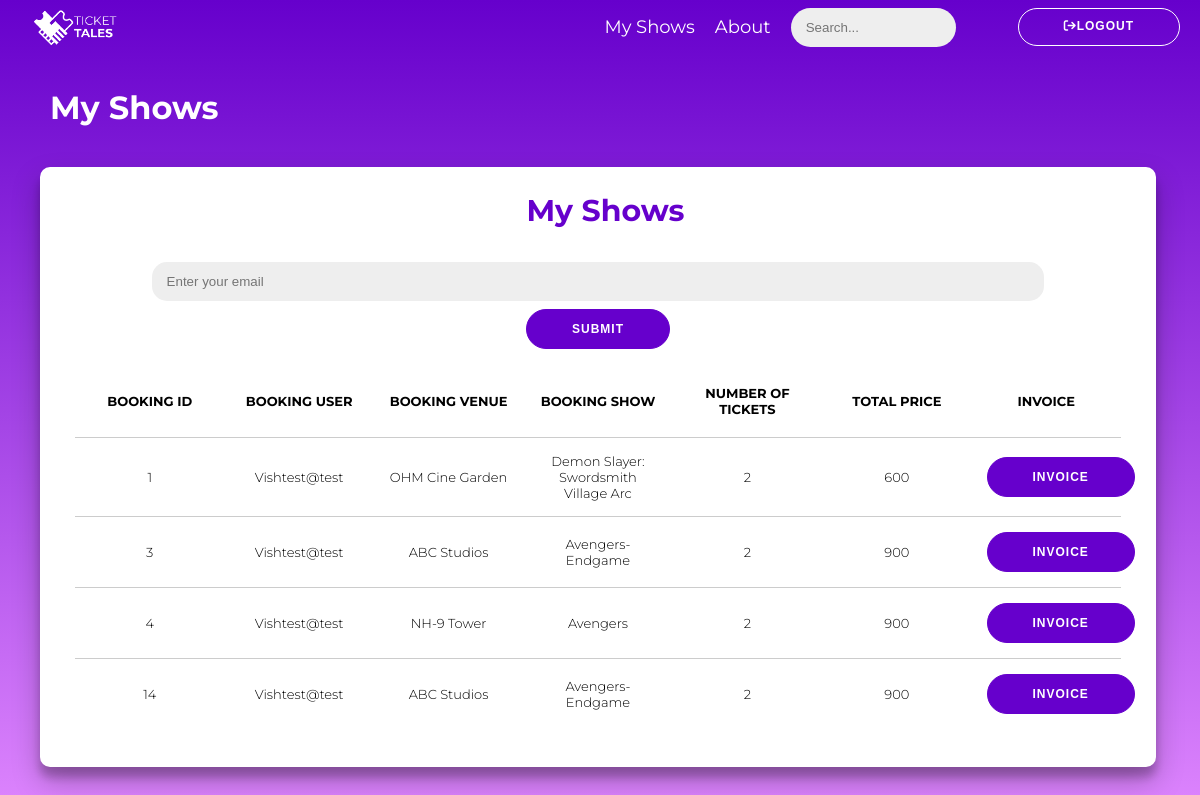
/my_shows/Vishtest@test, run on an earlier commit of the app's database.
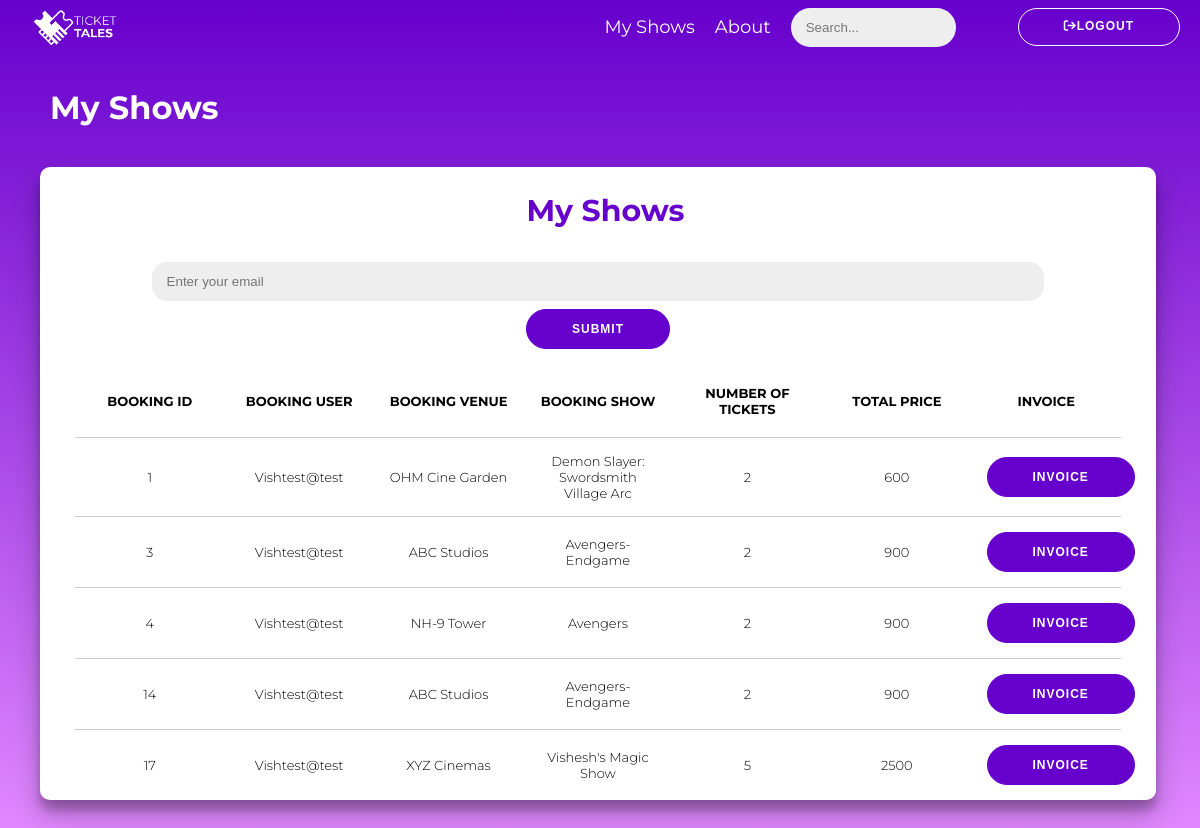
And on a later commit of the database.
### application/models.py (models this page shows)
class bookings(db.Model):
    __tablename__ = 'bookings'
    booking_id = db.Column(db.Integer(), primary_key = True, autoincrement = True)
    booking_user = db.Column(db.String(50), db.ForeignKey('users.user_email'))
    booking_venue = db.Column(db.Integer(), db.ForeignKey('venues.venue_id'))
    booking_show = db.Column(db.Integer(), db.ForeignKey('shows.show_id'))
    num_tickets = db.Column(db.Integer(), nullable = False)
    total__price = db.Column(db.Integer(), nullable = False)
    venue_name = db.Column(db.String(50), db.ForeignKey('venues.venue_name'))
    show_name = db.Column(db.String(50), db.ForeignKey('shows.show_name'))

### application/controllers.py (the view)
@app.route('/my_shows/<string:user_email>', methods=['GET', 'POST'])
def user_shows(user_email):
    alert = None
    booking = bookings.query.filter_by(booking_user=user_email).all()
    if booking is None:
        alert = 'No bookings found.'
    return render_template('my_shows.html', booking=booking, alert=alert)

### templates/my_shows.html (shortened to what this page needs)
{% extends "user-nav.html" %}
{% block css %}<link rel="stylesheet" type="text/css" href="{{ url_for('static',filename = 'css/home.css') }}">{% endblock %}
{% block body %}
<h1>My Shows</h1>
<div class = "container-2">
    <div class = "shows">
        <h2>My Shows</h2>
        <div class = "show">
            <div>
                <form class = "enter-email" method="post">
                    <input type = "text" onload="loadEmail()" name = "user_email" placeholder = "Enter your email" required>
                    <button type = "submit" name = "submit">Submit</button>
                </form>
            </div>
            <table cellpadding="0" cellspacing="0" border="0">
                <thead>
                    <tr>
                        <th>Booking ID</th>
                        <th>Booking User</th>
                        <th>Booking Venue</th>
                        <th>Booking Show</th>
                        <th>Number of Tickets</th>
                        <th>Total Price</th>
                        <th>Invoice</th>
                    </tr>
                </thead>
                <tbody>
                    {% for booking in booking %}
                    <tr>
                        <td>{{ booking['booking_id'] }}</td>
                        <td>{{ booking['booking_user'] }}</td>
                        <td>{{ booking['venue_name'] }}</td>
                        <td>{{ booking['show_name'] }}</td>
                        <td>{{ booking['num_tickets'] }}</td>
                        <td>{{ booking['total__price'] }}</td>
                        <td><a href ="/invoice/{{booking['booking_id']}}"><button class = "book-show">Invoice</button></a></td>
                    </tr>
                    {% endfor %}
                </tbody>
            </table>
    </div>
</div>
{% endblock %}

### templates/user-nav.html (shortened to what this page needs)
<html>
    <head>
        {% block css %} {% endblock %}
    </head>
    <body>
        <header>
            <nav>
                <div class="navbar-logo">
                  <a href="#">
                    <img src="{{ url_for('static', filename='img/solid white.png') }}" alt="Your Logo">
                  </a>
                </div>
                <ul class="navbar-links">
                  <li><a href="/my_shows">My Shows</a></li>
                  <li><a href="/about">About</a></li>
                  <li>
                    <form class = "search",  method="post", action="/search">
                      <input type="text" name ="search" placeholder="Search...">
                    </form>
                  </li>
                  <a href="/login"><button class="btn"><i class="fa-solid fa-arrow-right-from-bracket"></i>Logout</button></a>
                </ul>
            </nav>
        </header>
{% block body %} {% endblock %}
    </body>
</html>

### static/css/home.css (style rules this page uses)
* { box-sizing: border-box; }
body { background: linear-gradient(#6600cc, #e189ff) no-repeat center fixed; display: flexbox; justify-content: center; align-items: center; flex-direction: column; font-family: 'Montserrat', sans-serif; height: 100vh; margin: -20px 0 50px; position: relative; }
h1 { display: block ; font-weight: bold; margin-bottom: 10px; margin-left: 50px; color: #FFFFFF; }
h2 { margin-left: 15px; }
a { color: #333; font-size: 14px; text-decoration: none; margin: 15px 0; }
button { border-radius: 20px; border: 1px solid #6600cc; background-color: #6600cc; color: #FFFFFF; font-size: 12px; font-weight: bold; padding: 12px 45px; letter-spacing: 1px; text-transform: uppercase; transition: transform 80ms ease-in; cursor: pointer; }
button.btn { background-color: transparent; border-color: #FFFFFF; cursor: pointer; padding-top: 10px; }
nav { display: flex; justify-content: space-between; align-items: center; height: 80px; padding: 0 20px; margin-top: 7px; width: 100%; background: #6600cc; background: linear-gradient(#6600cc, #e189ff) no-repeat center fixed; z-index: 10; }
.navbar-logo img { position: static; height: 110px; right: auto; }
.navbar-links { list-style: none; display: flex; align-items: center; }
.navbar-links li { margin-right: 20px; }
.navbar-links li a { color: #fff; text-decoration: none; font-size: 18px; transition: all 0.3s ease; }
.navbar-links li input { border-radius: 20px; background-color: #eee; border: none; padding: 12px 15px; margin: 8px 0; width: 80%; }
input { background-color: #eee; border: none; padding: 12px 15px; margin: 8px 0; width: 80%; }
.container-2 { display: flexbox; background-color: #fff; border-radius: 10px; box-shadow: 0 14px 28px rgba(0,0,0,0.25), 0 10px 10px rgba(0,0,0,0.22); position: relative; overflow: hidden; margin: 40px; width: 93vw; max-width: 100%; min-height: 600px; }
.shows { background-color: rgba(255,255,255,0.3); align-items: center; }
.shows h2 { color: #6600cc; font-size: 30px; text-align: center; }
table { width:100%; table-layout: fixed; padding: 0 35px; }
th { padding: 20px 15px; text-align: cenetr; font-weight: 500; font-size: 13px; color: #000; text-transform: uppercase; font-weight: bold; }
tr { border-top: 1px solid #000; }
td { padding: 15px; text-align: center; vertical-align:middle; font-weight: 300; font-size: 13px; color: #000; border-top: 1px solid #ccc; }
.enter-email { display: flex; flex-direction: column; justify-content: center; align-items: center; }
.enter-email input { border-radius: 15px; background-color: #eee; border: none; padding: 12px 15px; margin: 8px 0; width: 80%; }
.search { margin-top: 16px; }

What changed in the data, as far as the page shows it:
added bookings: booking_id "17", booking_user "Vishtest@test", venue_name "XYZ Cinemas", show_name "Vishesh's Magic Show", num_tickets "5", total__price "2500"
